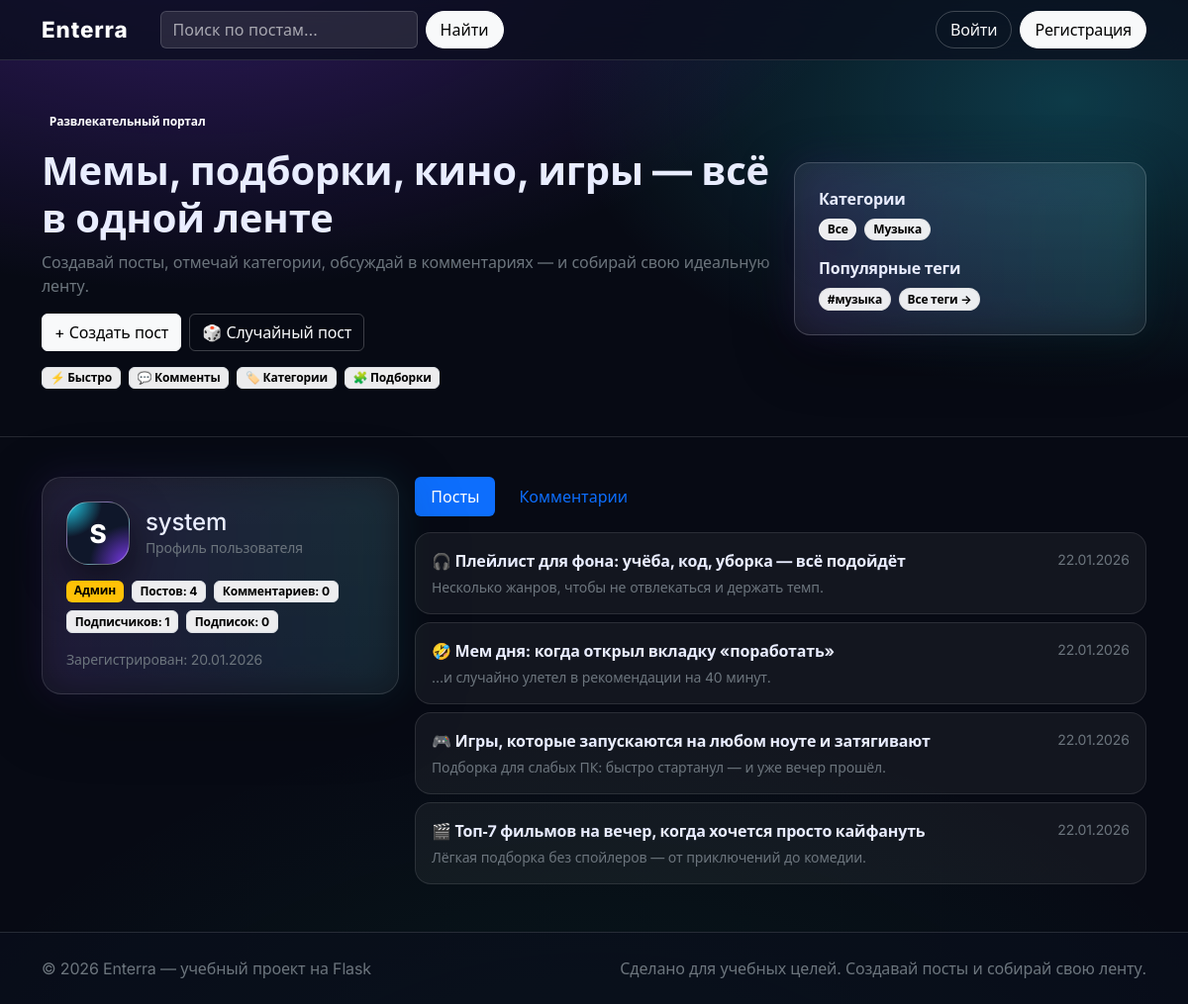
Screenshot of /u/system with the database file from the repository.
### portal/models.py (models this page shows, shortened)
class Category(db.Model):
    id = db.Column(db.Integer, primary_key=True)
    slug = db.Column(db.String(64), unique=True, nullable=False, index=True)
    title = db.Column(db.String(64), unique=True, nullable=False)

class Tag(db.Model):
    id = db.Column(db.Integer, primary_key=True)
    name = db.Column(db.String(32), unique=True, nullable=False, index=True)
    slug = db.Column(db.String(32), unique=True, nullable=False, index=True)
    created_at = db.Column(db.DateTime, default=lambda: datetime.now(timezone.utc), nullable=False)

class User(db.Model, UserMixin):
    id = db.Column(db.Integer, primary_key=True)
    username = db.Column(db.String(32), unique=True, nullable=False, index=True)
    email = db.Column(db.String(255), unique=True, nullable=False, index=True)
    password_hash = db.Column(db.String(255), nullable=False)
    is_admin = db.Column(db.Boolean, default=False, nullable=False)
    created_at = db.Column(db.DateTime, default=lambda: datetime.now(timezone.utc), nullable=False)
    avatar_path = db.Column(db.String(255), nullable=True)
    bio = db.Column(db.String(500), nullable=True)
    is_private = db.Column(db.Boolean, default=False, nullable=False)
    theme_preference = db.Column(db.String(16), default="dark", nullable=False)  # dark, light, auto
    posts = db.relationship("Post", backref="author", lazy=True, cascade="all, delete-orphan")
    comments = db.relationship("Comment", backref="author", lazy=True, cascade="all, delete-orphan")
    likes = db.relationship("PostLike", backref="user", lazy=True, cascade="all, delete-orphan")
    achievements = db.relationship("UserAchievement", backref="user", lazy=True, cascade="all, delete-orphan")
    quiz_results = db.relationship("QuizResult", backref="user", lazy=True, cascade="all, delete-orphan")
    following = db.relationship(
        "Follow",
        foreign_keys="Follow.follower_id",
        backref="follower",
        lazy="dynamic",
        cascade="all, delete-orphan",
    )
    followers = db.relationship(
        "Follow",
        foreign_keys="Follow.followed_id",
        backref="followed",
        lazy="dynamic",
        cascade="all, delete-orphan",
    )

class Post(db.Model):
    id = db.Column(db.Integer, primary_key=True)
    title = db.Column(db.String(140), nullable=False)
    summary = db.Column(db.String(240), nullable=True)
    body = db.Column(db.Text, nullable=False)
    cover_emoji = db.Column(db.String(8), nullable=True)
    media_path = db.Column(db.String(255), nullable=True)
    media_type = db.Column(db.String(16), nullable=True)
    is_published = db.Column(db.Boolean, default=True, nullable=False)
    views = db.Column(db.Integer, default=0, nullable=False)  # Счетчик просмотров
    created_at = db.Column(db.DateTime, default=lambda: datetime.now(timezone.utc), nullable=False, index=True)
    updated_at = db.Column(db.DateTime, default=lambda: datetime.now(timezone.utc), nullable=False)
    author_id = db.Column(db.Integer, db.ForeignKey("user.id"), nullable=False, index=True)
    categories = db.relationship("Category", secondary=post_categories, lazy="subquery")
    tags = db.relationship("Tag", secondary=post_tags, lazy="subquery")
    comments = db.relationship("Comment", backref="post", lazy=True, cascade="all, delete-orphan")
    likes = db.relationship("PostLike", backref="post", lazy=True, cascade="all, delete-orphan")
    tracks = db.relationship("Track", backref="post", lazy=True, cascade="all, delete-orphan", order_by="Track.order")

### portal/routes.py (the view)
@bp.get("/u/<string:username>")
def profile(username: str):
    user = User.query.filter_by(username=username).first_or_404()
    posts_query = Post.query.filter_by(author_id=user.id).order_by(Post.created_at.desc())
    if not (current_user.is_authenticated and (current_user.is_admin or current_user.id == user.id)):
        posts_query = posts_query.filter_by(is_published=True)
    posts = posts_query.limit(50).all()
    comments = (
        Comment.query.filter_by(author_id=user.id)
        .order_by(Comment.created_at.desc())
        .limit(30)
        .all()
    )
    posts_count = Post.query.filter_by(author_id=user.id).count()
    comments_count = Comment.query.filter_by(author_id=user.id).count()
    followers_count = Follow.query.filter_by(followed_id=user.id).count()
    following_count = Follow.query.filter_by(follower_id=user.id).count()
    is_following = False
    if current_user.is_authenticated and current_user.id != user.id:
        is_following = Follow.query.filter_by(follower_id=current_user.id, followed_id=user.id).first() is not None
    return render_template(
        "profile.html",
        user=user,
        posts=posts,
        comments=comments,
        posts_count=posts_count,
        comments_count=comments_count,
        followers_count=followers_count,
        following_count=following_count,
        is_following=is_following,
    )

### portal/templates/profile.html (shortened to what this page needs)
{% extends "base.html" %}
{% block content %}
  <div class="row mt-4 g-3">
    <div class="col-lg-4">
      <div class="portal-panel portal-glow p-3 p-lg-4">
        <div class="d-flex align-items-center gap-3">
          {% if user.avatar_path %}
            <img src="{{ url_for('static', filename=user.avatar_path) }}" alt="{{ user.username }}" class="portal-avatar" style="object-fit: cover; border-radius: 22px;">
          {% else %}
            <div class="portal-avatar">{{ user.username[:1].upper() }}</div>
          {% endif %}
          <div>
            <div class="h4 mb-0">{{ user.username }}</div>
            <div class="text-secondary small">Профиль пользователя</div>
          </div>
        </div>
        <div class="d-flex flex-wrap gap-2 mt-3">
          {% if user.is_admin %}
            <span class="badge text-bg-warning">Админ</span>
          {% endif %}
          <span class="badge text-bg-light border">Постов: {{ posts_count }}</span>
          <span class="badge text-bg-light border">Комментариев: {{ comments_count }}</span>
          <span class="badge text-bg-light border">Подписчиков: {{ followers_count }}</span>
          <span class="badge text-bg-light border">Подписок: {{ following_count }}</span>
        </div>
        <div class="text-secondary small mt-3">
          Зарегистрирован: {{ user.created_at.strftime("%d.%m.%Y") }}
        </div>
      </div>
    </div>
    <div class="col-lg-8">
      <ul class="nav nav-pills gap-2 mb-3" id="profileTabs" role="tablist">
        <li class="nav-item" role="presentation">
          <button class="nav-link active" data-bs-toggle="tab" data-bs-target="#tabPosts" type="button" role="tab">Посты</button>
        </li>
        <li class="nav-item" role="presentation">
          <button class="nav-link" data-bs-toggle="tab" data-bs-target="#tabComments" type="button" role="tab">Комментарии</button>
        </li>
      </ul>
      <div class="tab-content">
        <div class="tab-pane fade show active" id="tabPosts" role="tabpanel">
          <div class="d-flex flex-column gap-2">
            {% for post in posts %}
              <a class="portal-list-item p-3" href="{{ url_for('main.post_detail', post_id=post.id) }}">
                <div class="d-flex justify-content-between align-items-start gap-2">
                  <div>
                    <div class="fw-bold">{{ post.cover_emoji or "✨" }} {{ post.title }}</div>
                    <div class="text-secondary small mt-1">{{ post.summary or (post.body[:160] ~ "…") }}</div>
                  </div>
                  <div class="text-end small text-secondary">
                    <div>{{ post.created_at.strftime("%d.%m.%Y") }}</div>
                  </div>
                </div>
              </a>
            {% endfor %}
          </div>
        </div>
      </div>
    </div>
  </div>
{% endblock %}

### portal/templates/base.html (shortened to what this page needs)
<!doctype html>
<html lang="ru">
  <head>
    <link href="https://cdn.jsdelivr.net/npm/bootstrap@5.3.3/dist/css/bootstrap.min.css" rel="stylesheet">
    <link rel="stylesheet" href="{{ url_for('static', filename='css/app.css') }}">
  </head>
  <body>
    <nav class="navbar navbar-expand-lg navbar-dark sticky-top portal-nav">
      <div class="container">
        <a class="navbar-brand fw-extrabold" href="{{ url_for('main.index') }}">Enterra</a>
        <div class="collapse navbar-collapse" id="nav">
          <form class="d-flex ms-lg-3 me-lg-auto mt-3 mt-lg-0" method="post" action="{{ url_for('main.search') }}">
            <input class="form-control me-2 portal-search" name="q" placeholder="Поиск по постам…" value="{{ q or '' }}">
            <button class="btn btn-light">Найти</button>
          </form>
          <div class="d-flex gap-2 mt-3 mt-lg-0">
            {% if current_user.is_authenticated %}
              <a class="btn btn-primary" href="{{ url_for('main.post_new') }}">+ Пост</a>
              <a class="btn btn-outline-light" href="{{ url_for('main.following_feed') }}">📰 Подписки</a>
              <a class="btn btn-outline-light" href="{{ url_for('main.profile', username=current_user.username) }}">{{ current_user.username }}</a>
              {% if current_user.is_admin %}
                <a class="btn btn-outline-warning" href="{{ url_for('main.admin') }}">Админ</a>
              {% endif %}
              <form method="post" action="{{ url_for('main.toggle_theme') }}" class="d-inline">
                <input type="hidden" name="theme" value="{% if current_user.theme_preference == 'light' %}dark{% else %}light{% endif %}">
                <button class="btn btn-outline-light" type="submit" title="Переключить тему">
                  {% if current_user.theme_preference == 'light' %}🌙{% else %}☀️{% endif %}
                </button>
              </form>
              <form method="post" action="{{ url_for('main.logout') }}">
                <button class="btn btn-outline-light" type="submit">Выйти</button>
              </form>
            {% else %}
              <a class="btn btn-outline-light" href="{{ url_for('main.login') }}">Войти</a>
              <a class="btn btn-light" href="{{ url_for('main.register') }}">Регистрация</a>
            {% endif %}
          </div>
        </div>
      </div>
    </nav>
    <header class="portal-hero">
      <div class="container py-4 py-lg-5">
        <div class="row align-items-center g-4">
          <div class="col-lg-8">
            <div class="badge text-bg-dark-subtle mb-3">Развлекательный портал</div>
            <h1 class="display-6 fw-bold mb-2">Мемы, подборки, кино, игры — всё в одной ленте</h1>
            <div class="text-secondary">Создавай посты, отмечай категории, обсуждай в комментариях — и собирай свою идеальную ленту.</div>
            <div class="d-flex gap-2 mt-3">
              <a class="btn btn-light" href="{{ url_for('main.post_new') }}">+ Создать пост</a>
              <a class="btn btn-outline-light" href="{{ url_for('main.random_post') }}">🎲 Случайный пост</a>
            </div>
            <div class="d-flex flex-wrap gap-2 mt-3">
              <span class="badge text-bg-light border">⚡ Быстро</span>
              <span class="badge text-bg-light border">💬 Комменты</span>
              <span class="badge text-bg-light border">🏷️ Категории</span>
              <span class="badge text-bg-light border">🧩 Подборки</span>
            </div>
          </div>
          <div class="col-lg-4">
            <div class="portal-cats portal-glow p-3 p-lg-4">
              <div class="fw-bold mb-2">Категории</div>
              <div class="d-flex flex-wrap gap-2">
                <a class="badge rounded-pill text-bg-light portal-pill {% if not active_category %}active{% endif %}" href="{{ url_for('main.index') }}">Все</a>
                {% for c in all_categories %}
                  <a class="badge rounded-pill text-bg-light portal-pill {% if active_category == c.slug %}active{% endif %}" href="{{ url_for('main.index', category=c.slug) }}">{{ c.title }}</a>
                {% endfor %}
              </div>
              {% if popular_tags %}
                <div class="fw-bold mb-2 mt-3">Популярные теги</div>
                <div class="d-flex flex-wrap gap-2">
                  {% for tag in popular_tags[:10] %}
                    <a class="badge rounded-pill text-bg-light portal-pill" href="{{ url_for('main.index', tag=tag.slug) }}">#{{ tag.name }}</a>
                  {% endfor %}
                  <a class="badge rounded-pill text-bg-light portal-pill" href="{{ url_for('main.tags_cloud') }}">Все теги →</a>
                </div>
              {% endif %}
            </div>
          </div>
        </div>
      </div>
    </header>
    <main class="container pb-5">
      {% block content %}{% endblock %}
    </main>
    <footer class="portal-footer">
      <div class="container py-4 d-flex flex-column flex-md-row gap-2 justify-content-between">
        <div class="text-secondary">© {{ 2026 }} Enterra — учебный проект на Flask</div>
        <div class="text-secondary">Сделано для учебных целей. Создавай посты и собирай свою ленту.</div>
      </div>
    </footer>
  </body>
</html>

### rows the page displays
Category: title "Музыка"
Tag: name "музыка"
User: username "S", username "system", created_at "20.01.2026"
Post: cover_emoji "🎧", title "Плейлист для фона: учёба, код, уборка — всё подойдёт", summary "Несколько жанров, чтобы не отвлекаться и держать темп.", created_at "22.01.2026"
Post: cover_emoji "🤣", title "Мем дня: когда открыл вкладку «поработать»", summary "…и случайно улетел в рекомендации на 40 минут.", created_at "22.01.2026"
Post: cover_emoji "🎮", title "Игры, которые запускаются на любом ноуте и затягивают", summary "Подборка для слабых ПК: быстро стартанул — и уже вечер прошёл.", created_at "22.01.2026"
Post: cover_emoji "🎬", title "Топ‑7 фильмов на вечер, когда хочется просто кайфануть", summary "Лёгкая подборка без спойлеров — от приключений до комедии.", created_at "22.01.2026"

### other values shown
{{ posts_count }} "4"
{{ comments_count }} "0"
{{ followers_count }} "1"
{{ following_count }} "0"
{{ 2026 }} "2026"
